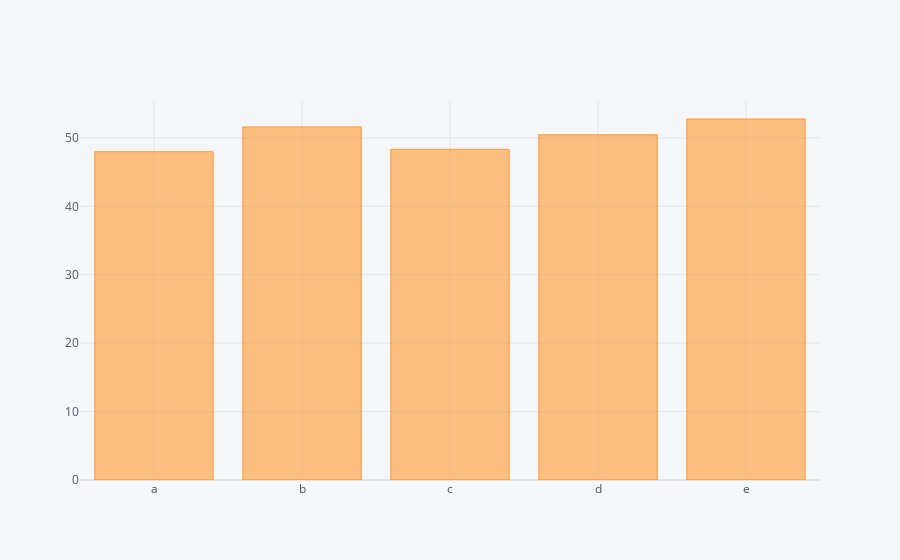

Here is the notebook cell this chart was saved with:
### Code cell
df.sum().iplot(kind='bar')
df.count().iplot(kind='bar')

### Figure 1 — Plotly figure (JSON) as saved in the notebook; plotly's stock layout.template omitted (floating-point values rounded to 4 significant figures)
{"data": [{"marker": {"color": "rgba(255, 153, 51, 0.6)", "line": {"color": "rgba(255, 153, 51, 1.0)", "width": 1}}, "name": "None", "orientation": "v", "text": "", "type": "bar", "x": ["a", "b", "c", "d", "e"], "y": [47.99, 51.61, 48.34, 50.46, 52.77]}], "layout": {"legend": {"bgcolor": "#F5F6F9", "font": {"color": "#4D5663"}}, "paper_bgcolor": "#F5F6F9", "plot_bgcolor": "#F5F6F9", "title": {"font": {"color": "#4D5663"}}, "xaxis": {"gridcolor": "#E1E5ED", "showgrid": true, "tickfont": {"color": "#4D5663"}, "title": {"font": {"color": "#4D5663"}, "text": ""}, "zerolinecolor": "#E1E5ED"}, "yaxis": {"gridcolor": "#E1E5ED", "showgrid": true, "tickfont": {"color": "#4D5663"}, "title": {"font": {"color": "#4D5663"}, "text": ""}, "zerolinecolor": "#E1E5ED"}}}
